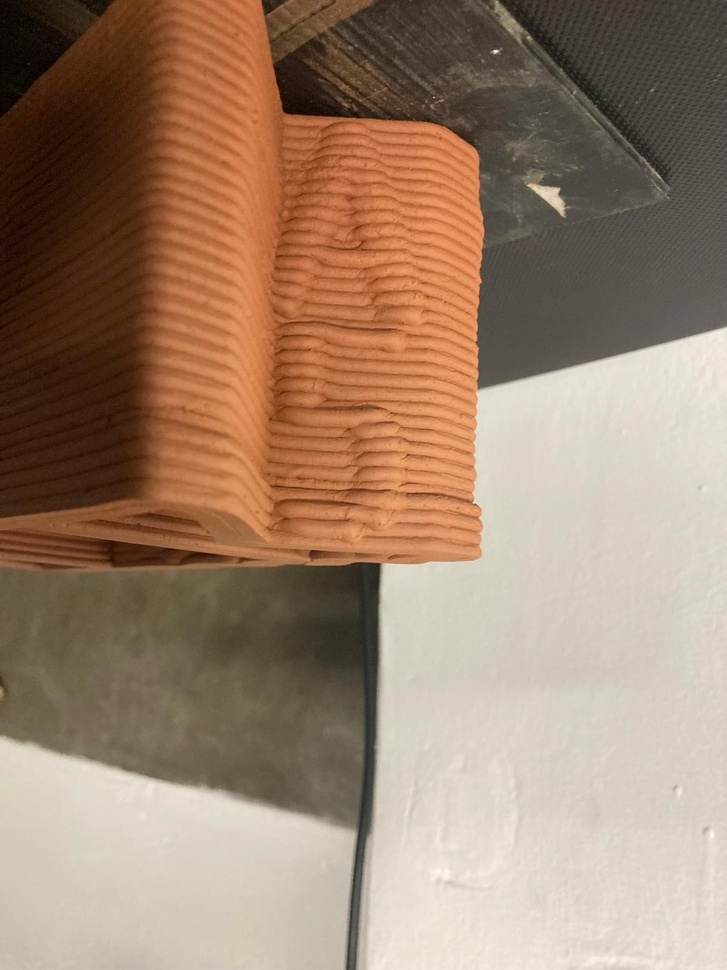
#> input picture ur10e_examples/scripts/label_02.jpeg, 727 x 970 px, shrunk from 1200 x 1600 before the run, found by its file name
$ python test.py
#> lines starting #> are read from the running program, lines starting #| are printed output that depends on the picture
import cv2

def show_channel(input_image_path, channel='blue'):
    # Read the image
#> called with channel = 'blue'
    image = cv2.imread(input_image_path)
#> image is the input picture: shape (970, 727, 3); mean B, G, R 109.6, 131, 157

    # Split the image into channels
    b, g, r = cv2.split(image)
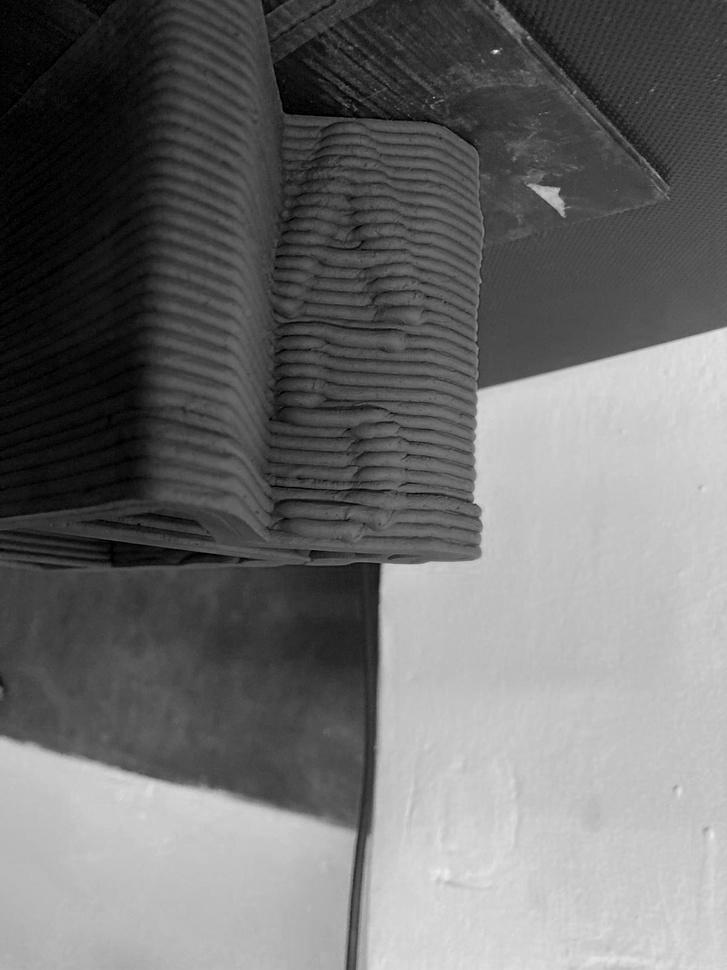
#> b: shape (970, 727); min 0, max 241, mean 109.6
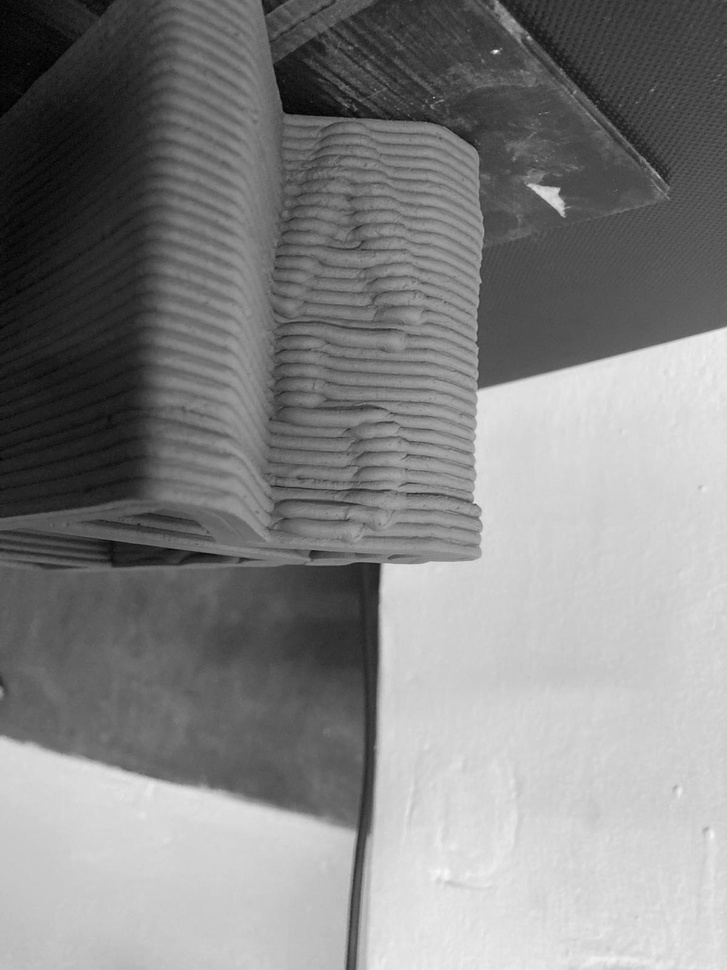
#> g: shape (970, 727); min 0, max 251, mean 131
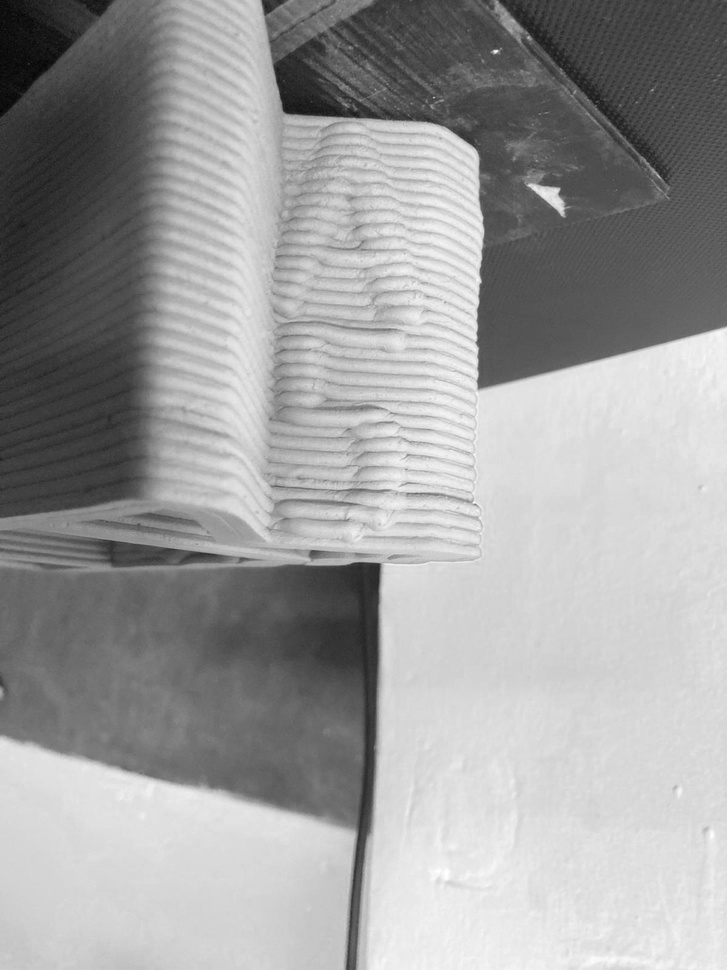
#> r: shape (970, 727); min 2, max 255, mean 157

    # Select the desired channel
    if channel.lower() == 'red':
        channel_img = r
    elif channel.lower() == 'green':
        channel_img = g
    else:  # Default to blue channel
        channel_img = b

    # Display the selected channel
    cv2.imshow(f'{channel.capitalize()} Channel', channel_img)
    cv2.waitKey(0)
    cv2.destroyAllWindows()

# Example usage:
image_path = '/dev_ws/src/ur10e_examples/scripts/label_02.jpeg'
show_channel(image_path, 'blue')
